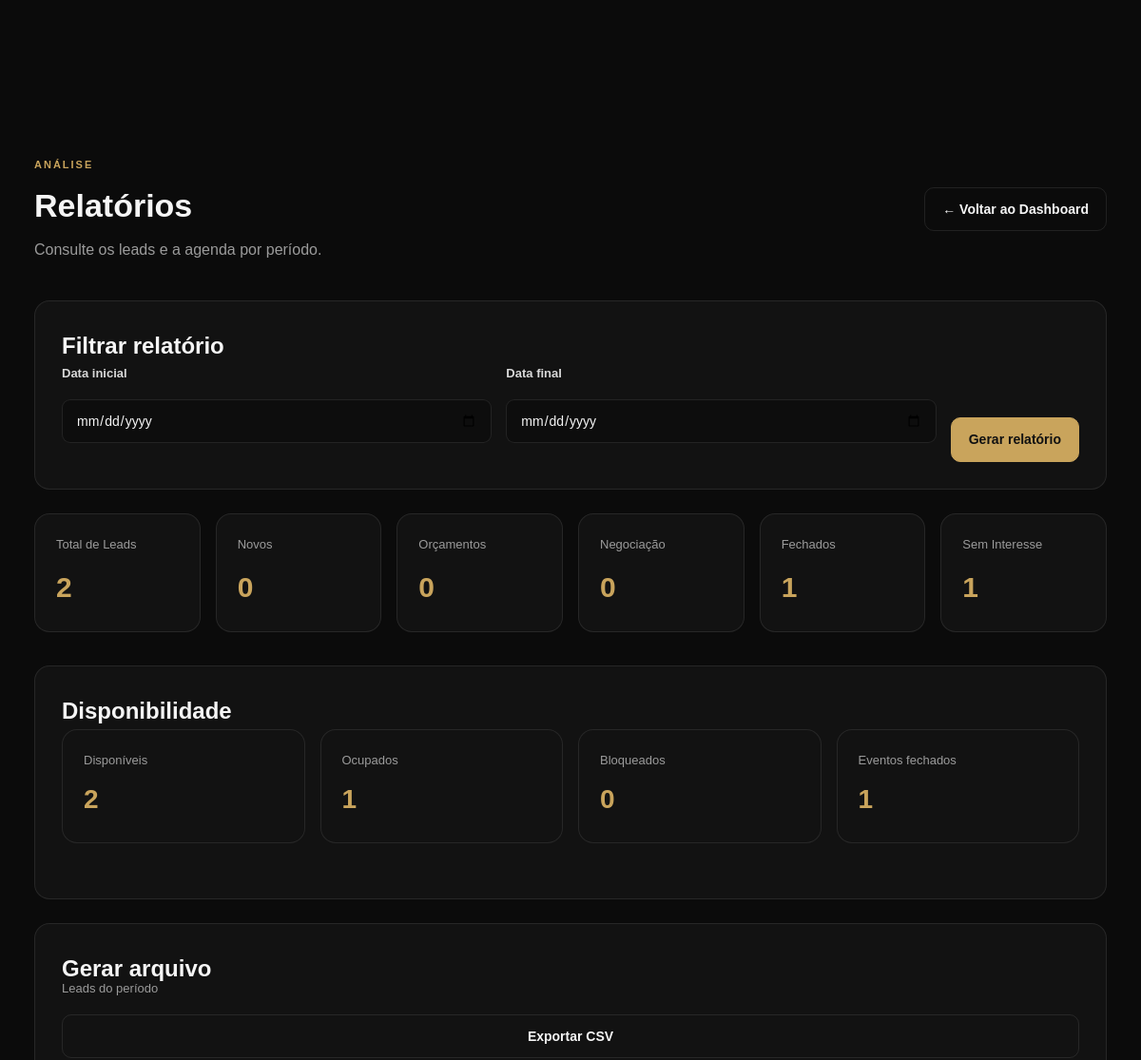
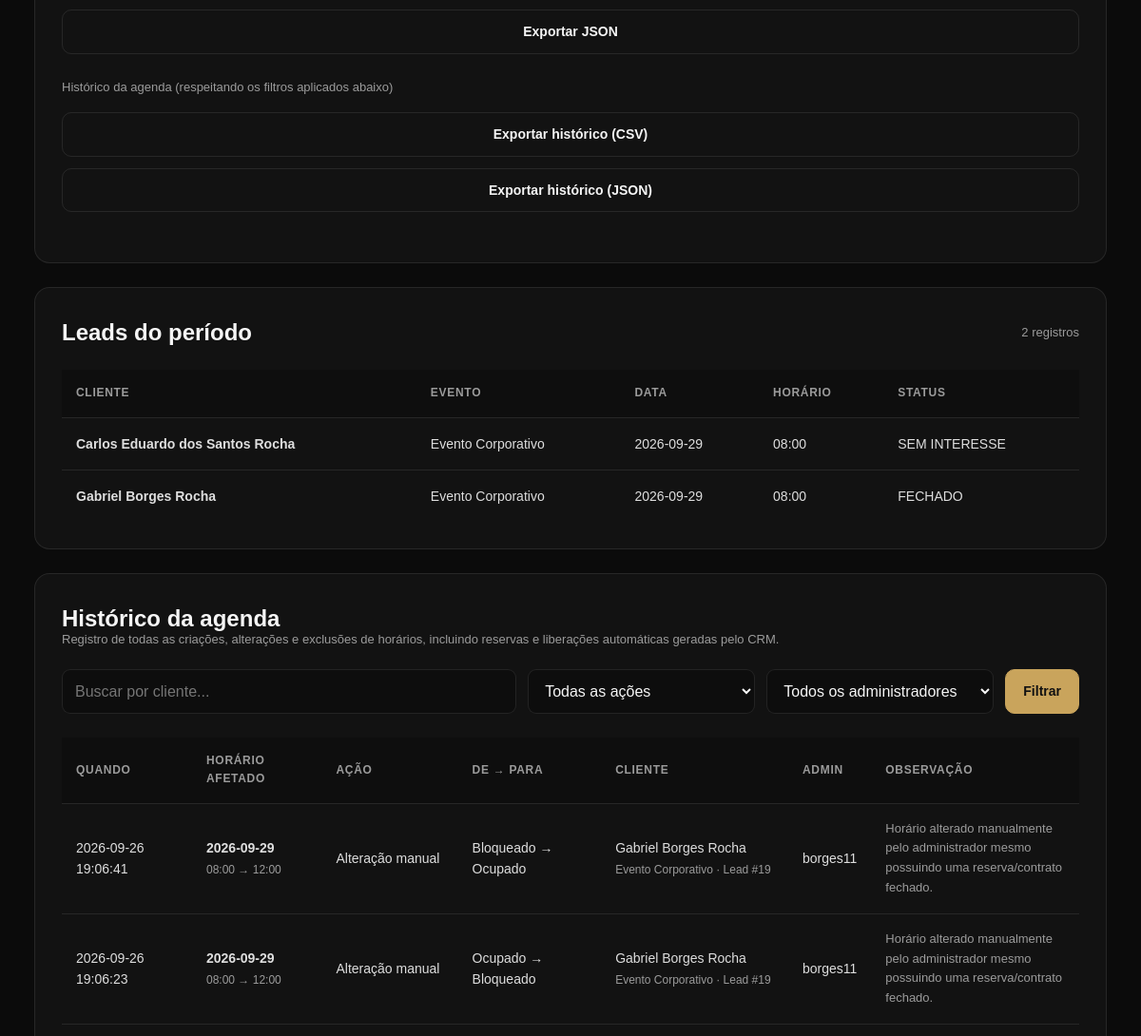
The page /admin/relatorios/ (signed in, upper part) on the database as committed earlier (2 pictures, top to bottom).
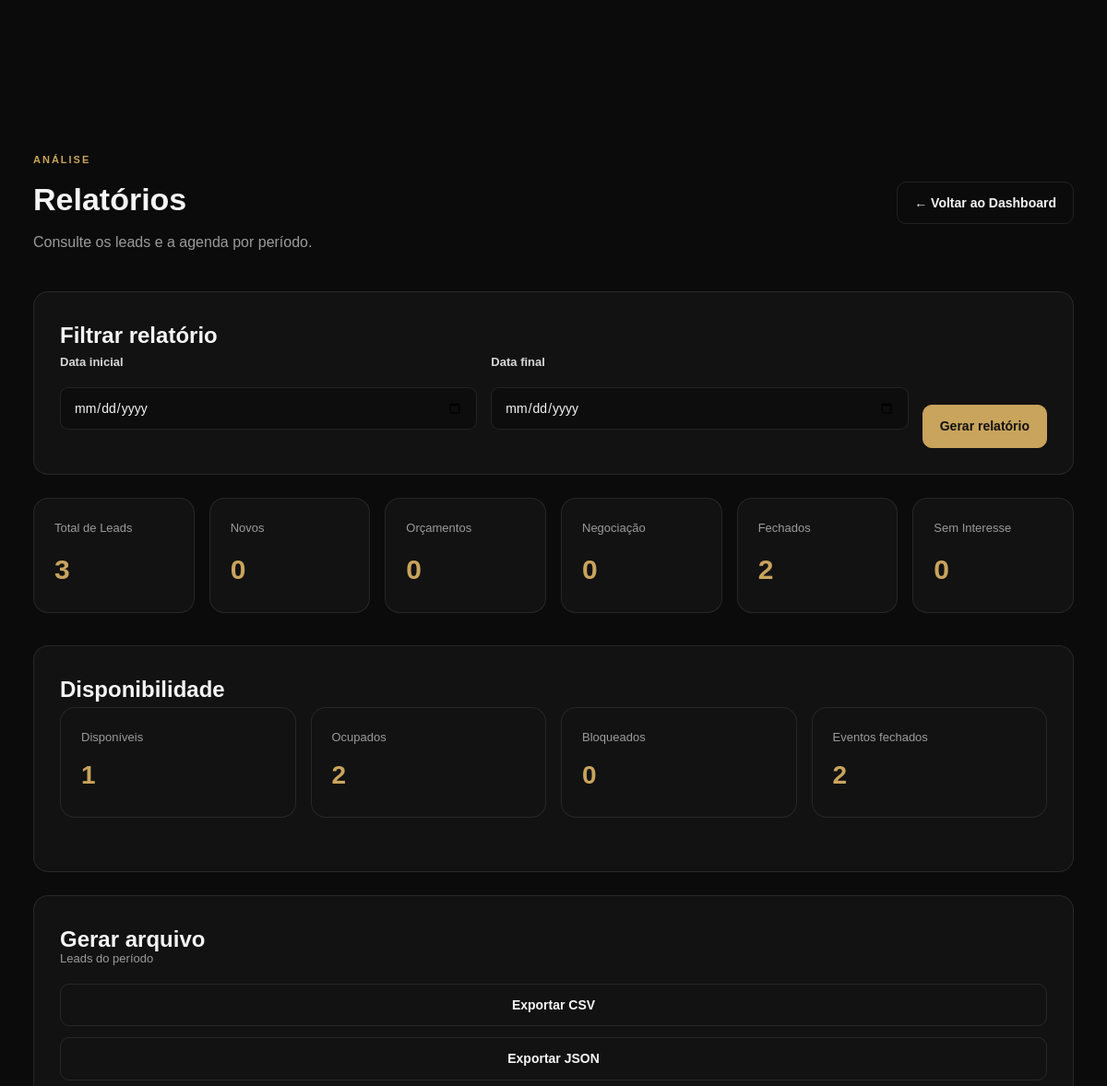
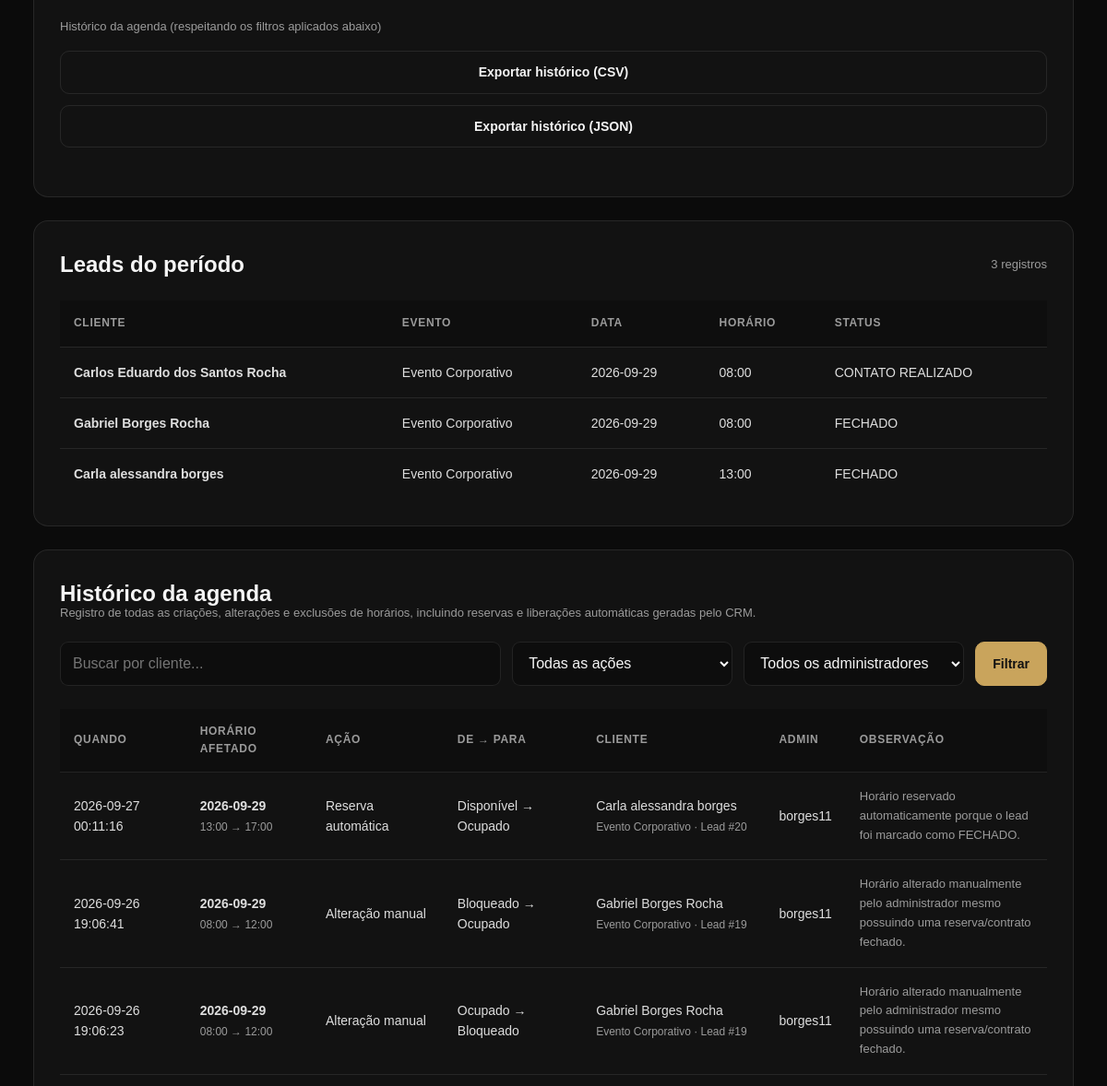
The same page on the database as committed later (2 pictures, top to bottom).
### tables this page shows
CREATE TABLE leads (

            id INTEGER PRIMARY KEY AUTOINCREMENT,

            name TEXT NOT NULL,

            email TEXT NOT NULL,

            phone TEXT NOT NULL,

            event_type TEXT NOT NULL,

            event_date TEXT,

            event_location TEXT,

            guest_count INTEGER,

            details TEXT,

            status TEXT NOT NULL DEFAULT 'NOVO',

            created_at TIMESTAMP DEFAULT CURRENT_TIMESTAMP

        , notes TEXT, event_time TEXT, availability_id INTEGER);

CREATE TABLE availability_history (
        id INTEGER PRIMARY KEY AUTOINCREMENT,

        availability_id INTEGER,

        date TEXT NOT NULL,
        start_time TEXT NOT NULL,
        end_time TEXT NOT NULL,

        action TEXT NOT NULL,

        old_status TEXT,
        new_status TEXT,

        affected_lead_id INTEGER,
        affected_client_name TEXT,
        affected_event_type TEXT,

        admin_username TEXT NOT NULL,

        description TEXT,

        created_at TIMESTAMP DEFAULT CURRENT_TIMESTAMP
    );

### routes/reports.py (the view)
@reports_bp.route("/")
@login_required
def reports():
    start_date = request.args.get("start_date", "").strip()
    end_date = request.args.get("end_date", "").strip()
    history_client = request.args.get("history_client", "").strip()
    history_action = request.args.get("history_action", "").strip()
    history_admin = request.args.get("history_admin", "").strip()
    stats = {
        "total_leads": 0,
        "novos": 0,
        "contato": 0,
        "orcamento": 0,
        "negociacao": 0,
        "fechados": 0,
        "sem_interesse": 0,
        "eventos_confirmados": 0,
        "horarios_disponiveis": 0,
        "horarios_ocupados": 0,
        "horarios_bloqueados": 0,
    }
    leads = []
    slots = []
    history = []
    connection = get_connection()
    date_conditions = []
    date_params = []
    if start_date:
        date_conditions.append("event_date >= ?")
        date_params.append(start_date)
    if end_date:
        date_conditions.append("event_date <= ?")
        date_params.append(end_date)
    where_clause = ""
    if date_conditions:
        where_clause = "WHERE " + " AND ".join(date_conditions)
    leads = connection.execute(
        f"""
        SELECT *
        FROM leads
        {where_clause}
        ORDER BY event_date ASC, event_time ASC
        """,
        date_params
    ).fetchall()
    stats["total_leads"] = len(leads)
    for lead in leads:
        status = lead["status"]
        if status == "NOVO":
            stats["novos"] += 1
        elif status == "CONTATO REALIZADO":
            stats["contato"] += 1
        elif status == "ORÇAMENTO ENVIADO":
            stats["orcamento"] += 1
        elif status == "NEGOCIAÇÃO":
            stats["negociacao"] += 1
        elif status == "FECHADO":
            stats["fechados"] += 1
        elif status == "SEM INTERESSE":
            stats["sem_interesse"] += 1
    availability_conditions = []
    availability_params = []
    if start_date:
        availability_conditions.append("date >= ?")
        availability_params.append(start_date)
    if end_date:
        availability_conditions.append("date <= ?")
        availability_params.append(end_date)
    availability_where = ""
    if availability_conditions:
        availability_where = (
            "WHERE " + " AND ".join(availability_conditions)
        )
    slots = connection.execute(
        f"""
        SELECT *
        FROM availability
        {availability_where}
        ORDER BY date ASC, start_time ASC
        """,
        availability_params
    ).fetchall()
    for slot in slots:
        status = slot["status"]
        if status == "AVAILABLE":
            stats["horarios_disponiveis"] += 1
        elif status == "BOOKED":
            stats["horarios_ocupados"] += 1
        elif status == "BLOCKED":
            stats["horarios_bloqueados"] += 1
    stats["eventos_confirmados"] = sum(
        1 for lead in leads
        if lead["status"] == "FECHADO"
    )
    history = fetch_history(
        connection,
        start_date,
        end_date,
        history_client,
        history_action,
        history_admin,
        limit=200
    )
    history_admins = connection.execute("""
        SELECT DISTINCT admin_username
        FROM availability_history
        ORDER BY admin_username ASC
    """).fetchall()
    connection.close()
    return render_template(
        "admin/reports.html",
        stats=stats,
        leads=leads,
        slots=slots,
        start_date=start_date,
        end_date=end_date,
        history=history,
        history_client=history_client,
        history_action=history_action,
        history_admin=history_admin,
        history_admins=history_admins,
        history_action_labels=HISTORY_ACTION_LABELS,
        history_status_labels=HISTORY_STATUS_LABELS
    )

### auth_utils.py (called while the page is built, shortened)
def login_required(view):
    @wraps(view)
    def wrapped_view(*args, **kwargs):
        return view(*args, **kwargs)
    return wrapped_view

### database/database.py (called while the page is built)
def get_connection():
    connection = sqlite3.connect(DATABASE)
    connection.row_factory = sqlite3.Row
    return connection

### templates/admin/reports.html (shortened to what the changed rows need)
{% extends "base.html" %}
{% block extra_css %}
<link rel="stylesheet" href="{{ url_for('static', filename='css/admin.css') }}">
{% endblock %}
{% block content %}
<section class="admin-page">
    <div class="admin-container">
        <div class="admin-header">
            <div>
                <h1>Relatórios</h1>
            </div>
        </div>
        <div class="admin-card">
            <h2>Filtrar relatório</h2>
        </div>
        <div class="stats-grid">
            <div class="stat-card">
                <span>Total de Leads</span>
                <strong>{{ stats.total_leads }}</strong>
            </div>
            <div class="stat-card">
                <span>Fechados</span>
                <strong>{{ stats.fechados }}</strong>
            </div>
            <div class="stat-card">
                <span>Sem Interesse</span>
                <strong>{{ stats.sem_interesse }}</strong>
            </div>
        </div>
        <div class="admin-card">
            <h2>Disponibilidade</h2>
            <div class="report-stats">
                <div class="report-card">
                    <span>Disponíveis</span>
                    <strong>{{ stats.horarios_disponiveis }}</strong>
                </div>
                <div class="report-card">
                    <span>Ocupados</span>
                    <strong>{{ stats.horarios_ocupados }}</strong>
                </div>
                <div class="report-card">
                    <span>Eventos fechados</span>
                    <strong>{{ stats.eventos_confirmados }}</strong>
                </div>
            </div>
        </div>
        <div class="admin-card">
            <h2>Gerar arquivo</h2>
        </div>
        <div class="admin-card">
            <div style="display: flex; align-items: center; justify-content: space-between; margin-bottom: 20px;">
                <h2 style="margin: 0;">Leads do período</h2>
                <span style="color: var(--admin-muted); font-size: 13px;">
                    {{ leads|length }} registros
                </span>
            </div>
            {% if leads %}
                <div class="admin-table-wrapper">
                    <table class="admin-table">
                        <thead>
                            <tr>
                                <th>Cliente</th>
                                <th>Evento</th>
                                <th>Data</th>
                                <th>Horário</th>
                                <th>Status</th>
                            </tr>
                        </thead>
                        <tbody>
                            {% for lead in leads %}
                                <tr>
                                    <td>
                                        <strong>{{ lead["name"] }}</strong>
                                    </td>
                                    <td>
                                        {{ lead["event_type"] }}
                                    </td>
                                    <td>
                                        {{ lead["event_date"] or "—" }}
                                    </td>
                                    <td>
                                        {{ lead["event_time"] or "—" }}
                                    </td>
                                    <td>
                                        {{ lead["status"] }}
                                    </td>
                                </tr>
                            {% endfor %}
                        </tbody>
                    </table>
                </div>
            {% else %}
                <div class="empty-state">
                    <strong>Nenhum lead encontrado</strong>
                    <p>Não existem leads para o período selecionado.</p>
                </div>
            {% endif %}
        </div>
        <div class="admin-card">
            <h2>Histórico da agenda</h2>
            {% if history %}
                <div class="admin-table-wrapper">
                    <table class="admin-table">
                        <thead>
                            <tr>
                                <th>Quando</th>
                                <th>Horário afetado</th>
                                <th>Ação</th>
                                <th>De → Para</th>
                                <th>Cliente</th>
                                <th>Admin</th>
                                <th>Observação</th>
                            </tr>
                        </thead>
                        <tbody>
                            {% for entry in history %}
                                <tr>
                                    <td>
                                        {{ entry["created_at"] }}
                                    </td>
                                    <td>
                                        <strong>{{ entry["date"] }}</strong><br>
                                        <span style="color: var(--admin-muted); font-size: 12px;">
                                            {{ entry["start_time"] }} → {{ entry["end_time"] }}
                                        </span>
                                    </td>
                                    <td>
                                        {{ history_action_labels.get(entry["action"], entry["action"]) }}
                                    </td>
                                    <td>
                                        {% if entry["old_status"] %}
                                            {{ history_status_labels.get(entry["old_status"], entry["old_status"]) }}
                                            →
                                        {% endif %}
                                        {% if entry["new_status"] %}
                                            {{ history_status_labels.get(entry["new_status"], entry["new_status"]) }}
                                        {% else %}
                                            —
                                        {% endif %}
                                    </td>
                                    <td>
                                        {% if entry["affected_client_name"] %}
                                            {{ entry["affected_client_name"] }}
                                            <br>
                                            <span style="color: var(--admin-muted); font-size: 12px;">
                                                {{ entry["affected_event_type"] or "" }}
                                                {% if entry["affected_lead_id"] %}
                                                    · Lead #{{ entry["affected_lead_id"] }}
                                                {% endif %}
                                            </span>
                                        {% else %}
                                            —
                                        {% endif %}
                                    </td>
                                    <td>
                                        {{ entry["admin_username"] }}
                                    </td>
                                    <td style="max-width: 260px; color: var(--admin-muted); font-size: 13px;">
                                        {{ entry["description"] or "—" }}
                                    </td>
                                </tr>
                            {% endfor %}
                        </tbody>
                    </table>
                </div>
            {% else %}
                <div class="empty-state">
                    <strong>Nenhum registro encontrado</strong>
                    <p>Não há histórico de agenda para os filtros selecionados.</p>
                </div>
            {% endif %}
        </div>
    </div>
</section>
{% endblock %}

Rows that differ between the two databases and show on the page:
changed leads "Carlos Eduardo dos Santos Rocha": status "SEM INTERESSE" → "CONTATO REALIZADO"
added leads: name "Carla alessandra borges", event_type "Evento Corporativo", event_date "2026-09-29", event_time "13:00", status "FECHADO"
added availability_history: created_at "2026-09-27 00:11:16", date "2026-09-29", start_time "13:00", end_time "17:00", get "Reserva automática", get "Disponível", get "Ocupado", affected_client_name "Carla alessandra borges", affected_event_type "Evento Corporativo", affected_lead_id "20", admin_username "borges11", description "Horário reservado automaticamente porque o lead foi marcado como FECHADO."
Other text that changed with them:
{{ stats.total_leads }}: "2" → "3"
{{ stats.fechados }}: "1" → "2"
{{ stats.sem_interesse }}: "1" → "0"
{{ stats.horarios_disponiveis }}: "2" → "1"
{{ stats.horarios_ocupados }}: "1" → "2"
{{ stats.eventos_confirmados }}: "1" → "2"
{{ leads|length }}: "2" → "3"
